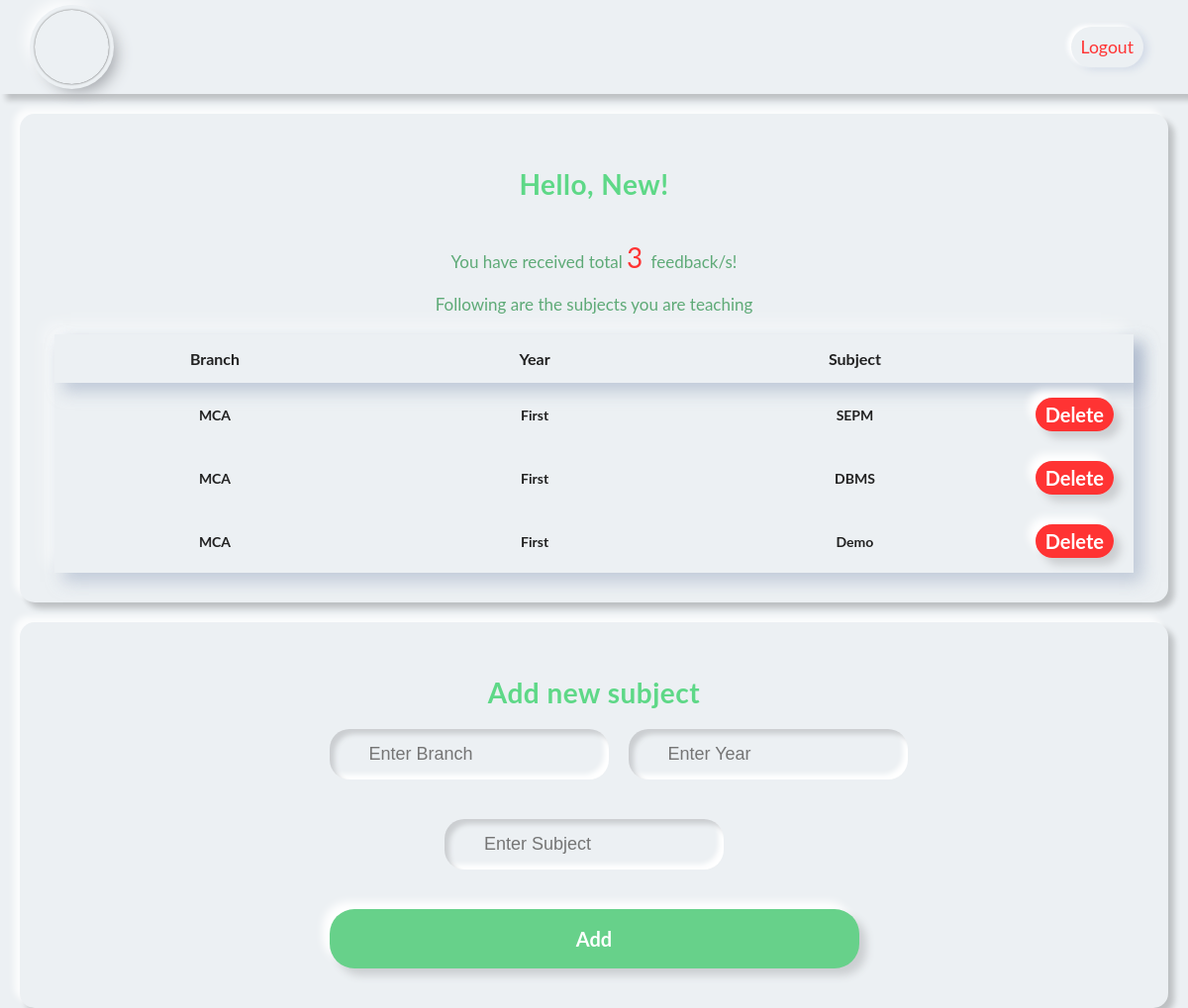
The app's page /teacher/dashboard.php (signed in) with its own data.
### tables this page shows
CREATE TABLE `teachers` (
  `t_id` int(11) NOT NULL,
  `t_name` varchar(255) NOT NULL,
  `t_email` varchar(255) NOT NULL,
  `t_password` varchar(255) NOT NULL,
  `t_phone` varchar(255) NOT NULL
);

CREATE TABLE `teacher_subjects` (
  `sub_id` int(11) NOT NULL,
  `t_id` int(11) NOT NULL,
  `branch` varchar(255) NOT NULL,
  `sub_year` varchar(255) NOT NULL,
  `sub_name` varchar(255) NOT NULL
);

### teacher/includes/session.php (called while the page is built, shortened)
<?php
include("connection.php");
$user_check = $_SESSION['teacher_login'];
$ses_sql = "select t_id, t_name, t_email from teachers where t_email = '$user_check' ";
$ses_res = $conn->query($ses_sql);
$row = $ses_res->fetch_array(MYSQLI_ASSOC);
$login_session_id = (int)$row['t_id'];
$login_session_name = $row['t_name'];

### teacher/includes/dashboard-functions.php (called while the page is built, shortened)
<?php
include('includes/session.php');
$sql = "SELECT count(t_id) as t_count FROM student_feedback WHERE t_id = " . $login_session_id;
$result = $conn->query($sql);
$row = $result->fetch_array(MYSQLI_ASSOC);

### teacher/dashboard.php (the view, shortened to what this page needs)
<?php
include('includes/dashboard-functions.php');
$teacher_sql = "SELECT * FROM teacher_subjects WHERE t_id = $login_session_id";
$teacher_result = $conn->query($teacher_sql);
?>
<!DOCTYPE html>
<html>
<head>
    <link rel="stylesheet" href="https://cdnjs.cloudflare.com/ajax/libs/font-awesome/5.15.2/css/all.min.css" />
    <link rel="stylesheet" href="../assets/css/style-dashboard.css">
    <link rel="stylesheet" href="../assets/css/addon.css">
</head>
<body>
    <div class="kt-header-div">
        <a href="dashboard.php" class="kt-header-logo"></a>
        <a class="kt-logout" href="logout.php">Logout</a>
    </div>
    <div class="kt-dashboard-div">
        <div class="kt-dashboard-title">Hello, <?= $login_session_name; ?>!</div>
        <div class="kt-dashboard-sub-title mt-40">You have received total <span class="kt-dashboard-title error-red"><?= $row['t_count'] ?> </span>feedback/s!</div>
        <div class="kt-dashboard-sub-title mt-20">Following are the subjects you are teaching</div>
        <table class="kt-dashboard-table">
            <thead>
                <tr>
                    <th>Branch</th>
                    <th>Year</th>
                    <th>Subject</th>
                    <th></th>
                </tr>
            </thead>
            <tbody>
                <?php
                if ($teacher_result->num_rows > 0) {
                    while ($teacher_row = $teacher_result->fetch_assoc()) {
                        echo "<tr>";
                        echo "<td>" . $teacher_row['branch'] . "</td>";
                        echo "<td>" . $teacher_row['sub_year'] . "</td>";
                        echo "<td>" . $teacher_row['sub_name'] . "</td>";
                        echo "<td><a href='dashboard.php?delete_id=" . $teacher_row['sub_id'] . "' class='kt-delete-button'>Delete</a></td>";
                        echo "</tr>";
                    }
                }
                ?>
            </tbody>
        </table>
    </div>
    <div class="kt-dashboard-div">
        <div class="kt-dashboard-title">Add new subject</div>
        <form method="POST" action="dashboard.php" class="kt-form">
            <div class="kt-input-block">
                <div class="kt-branch" style="margin-right: 20px;">
                    <input type="text" placeholder="Enter Branch" name="branch" />
                </div>
                <div class="kt-year">
                    <input type="text" placeholder="Enter Year" name="year" />
                </div>
            </div>
            <div class="kt-input-block">
                <div class="kt-subject" style="margin-right: 20px;">
                    <input type="text" placeholder="Enter Subject" name="subject" />
                </div>
            </div>
            <button type="submit" name="add_subject" class="kt-button">
                Add</button>
        </form>
    </div>
</body>
</html>

### assets/css/style-dashboard.css (style rules this page uses)
* { margin: 0; padding: 0; box-sizing: border-box; }
body { height: 100vh; width: 100vw; font-family: "Lato", sans-serif; font-weight: 700; color: #555; background: #ecf0f3; }
a { text-decoration: none; }
.kt-header-div { padding: 10px 35px; background: #ecf0f3; display: grid; align-items: center; grid-template-columns: repeat(3, 1fr); grid-template-areas: "header-logo header-navlinks header-logout"; box-shadow: -6px -6px 6px rgba(255, 255, 255, 0.8), 6px 6px 6px rgba(0, 0, 0, 0.2); }
.kt-header-logo { grid-area: header-logo; background: url("https://www.vit.edu/images/vit-logo.png"); background-position: 50% 50%; background-size: 50px 50px; background-repeat: no-repeat; width: 75px; height: 75px; border-radius: 50%; box-shadow: 0px 0px 2px #5f5f5f, 0px 0px 0px 5px #ecf0f3, 8px 8px 15px #a7aaaf, -8px -8px 15px #ffffff; }
.kt-logout { grid-area: header-logout; justify-self: end; padding: 10px; margin: 0 10px; font-size: 1.1em; border-radius: 40px; border-style: none; color: #ff3333; font-weight: normal; background-color: #ecf0f3; box-shadow: -4px -2px 4px 0px #fff, 4px 2px 8px 0px #d1d9e6; }
.kt-dashboard-div { padding: 10px 35px 30px 35px; margin: 20px 20px; border-radius: 15px; background: #ecf0f3; box-shadow: -6px -6px 6px rgba(255, 255, 255, 0.8), 6px 6px 6px rgba(0, 0, 0, 0.2); }
.kt-dashboard-title { text-align: center; font-size: 28px; padding-top: 24px; letter-spacing: 0.5px; color: #5ed887; }
.kt-dashboard-sub-title { text-align: center; font-size: 17px; font-weight: normal; color: #5eaa77; }
.mt-20 { margin-top: 20px; }
.mt-40 { margin-top: 40px; }
.kt-dashboard-div { padding: 30px 35px 30px 35px; margin: 20px 20px; border-radius: 15px; background: #ecf0f3; }
.kt-dashboard-title { font-size: 28px; padding-top: 24px; letter-spacing: 0.5px; color: #5ed887; text-align: center; }
table.kt-dashboard-table { width: 100%; margin-top: 20px; border-spacing: 0; color: #212121; text-align: center; box-shadow: 9px 9px 16px rgba(163, 177, 198, 0.6), -9px -9px 16px rgba(255, 255, 255, 0.6); }
table.kt-dashboard-table thead { box-shadow: 9px 9px 16px rgba(163, 177, 198, 0.6); }
table.kt-dashboard-table th { padding: 15px; white-space: nowrap; }
table.kt-dashboard-table td:nth-child(1) { width: 60%; }
table.kt-dashboard-table td:nth-child(2) { width: 20%; }
table.kt-dashboard-table td:nth-child(3) { width: 20%; }
table.kt-dashboard-table > tbody > tr > td { padding: 20px; font-size: 14px; white-space: nowrap; position: relative; }
.kt-button { outline: none; border: none; text-decoration: none; padding: 5px 5px; cursor: pointer; border-radius: 25px; font-size: 20px; font-weight: 700; font-family: "Lato", sans-serif; color: #fff; text-align: center; background: #67d18a; box-shadow: 7px 7px 8px #cbced1, -7px -7px 8px #ffffff; transition: 0.5s; }
.error-red { color: #ff3333; }

### assets/css/addon.css (style rules this page uses)
table.kt-dashboard-table td:nth-child(1) { width: 33.33%; }
table.kt-dashboard-table td:nth-child(2) { width: 33.33%; }
table.kt-dashboard-table td:nth-child(3) { width: 33.33%; }
.kt-form { margin: 0 auto; width: 50%; padding: 20px 5px 10px 5px; }
.kt-form input { border: none; outline: none; background: none; font-size: 18px; color: #555; padding: 15px 10px 15px 5px; }
.kt-input-block { display: flex; justify-content: space-around; margin-bottom: 20px; }
.kt-name, .kt-password, .kt-email, .kt-phone, .kt-branch, .kt-subject, .kt-year { margin-bottom: 20px; border-radius: 20px; box-shadow: inset 5px 5px 5px #cbced1, inset -5px -5px 5px #ffffff; }
.kt-button { outline: none; border: none; cursor: pointer; width: 100%; height: 60px; border-radius: 25px; font-size: 20px; font-weight: 700; font-family: "Lato", sans-serif; color: #fff; text-align: center; background: #67d18a; box-shadow: 7px 7px 8px #cbced1, -7px -7px 8px #ffffff; transition: 0.5s; }
.kt-delete-button { outline: none; border: none; cursor: pointer; padding: 5px 10px; border-radius: 25px; font-size: 20px; font-weight: 700; font-family: "Lato", sans-serif; color: #fff; text-align: center; background: #ff3333; box-shadow: 7px 7px 8px #cbced1, -7px -7px 8px #ffffff; transition: 0.5s; }

### records on screen
teachers: t_name "New"
teacher_subjects: branch "MCA", sub_year "First", sub_name "SEPM"
teacher_subjects: branch "MCA", sub_year "First", sub_name "DBMS"
teacher_subjects: branch "MCA", sub_year "First", sub_name "Demo"

### other values on screen
$row['t_count'] "3"
